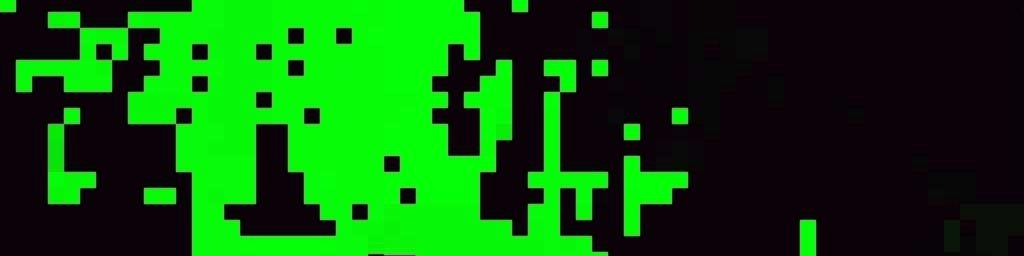

The script that saved this image:
"""General-purpose testLoss script for image-to-image translation.

Once you have trained your model with train.py, you can use this script to testLoss the model.
It will load a saved model from '--checkpoints_dir' and save the results to '--results_dir'.

It first creates model and dataset given the option. It will hard-code some parameters.
It then runs inference for '--num_test' images and save results to an HTML file.

Example (You need to train models first or download pre-trained models from our website):
    Test a CycleGAN model (both sides):
        python testLoss.py --dataroot ./datasets/maps --name maps_cyclegan --model cycle_gan

    Test a CycleGAN model (one side only):
        python testLoss.py --dataroot datasets/horse2zebra/testA --name horse2zebra_pretrained --model testLoss --no_dropout

    The option '--model testLoss' is used for generating CycleGAN results only for one side.
    This option will automatically set '--dataset_mode single', which only loads the images from one set.
    On the contrary, using '--model cycle_gan' requires loading and generating results in both directions,
    which is sometimes unnecessary. The results will be saved at ./results/.
    Use '--results_dir <directory_path_to_save_result>' to specify the results directory.

    Test a pix2pix model:
        python testLoss.py --dataroot ./datasets/facades --name facades_pix2pix --model pix2pix --direction BtoA

See options/base_options.py and options/test_options.py for more testLoss options.
See training and testLoss tips at: https://github.com/junyanz/pytorch-CycleGAN-and-pix2pix/blob/master/docs/tips.md
See frequently asked questions at: https://github.com/junyanz/pytorch-CycleGAN-and-pix2pix/blob/master/docs/qa.md
"""
import os
import time

from options.test_options import TestOptions
from data import create_dataset
from models import create_model
from util.visualizer import save_images
from util import html



try:
    import wandb
except ImportError:
    print('Warning: wandb package cannot be found. The option "--use_wandb" will result in error.')


if __name__ == '__main__':
    opt = TestOptions().parse()  # get testLoss options
    # hard-code some parameters for testLoss
    opt.num_threads = 0   # testLoss code only supports num_threads = 0
    opt.batch_size = 50   # testLoss code only supports batch_size = 1
    opt.serial_batches = True  # disable data shuffling; comment this line if results on randomly chosen images are needed.
    opt.no_flip = True    # no flip; comment this line if results on flipped images are needed.
    opt.display_id = -1   # no visdom display; the testLoss code saves the results to a HTML file.
    dataset = create_dataset(opt)  # create a dataset given opt.dataset_mode and other options
    model = create_model(opt)      # create a model given opt.model and other options
    model.setup(opt)               # regular setup: load and print networks; create schedulers

    # initialize logger
    if opt.use_wandb:
        wandb_run = wandb.init(project=opt.wandb_project_name, name=opt.name, config=opt) if not wandb.run else wandb.run
        wandb_run._label(repo='CycleGAN-and-pix2pix')

    # create a website
    web_dir = os.path.join(opt.results_dir, opt.name, '{}_{}'.format(opt.phase, opt.epoch))  # define the website directory
    if opt.load_iter > 0:  # load_iter is 0 by default
        web_dir = '{:s}_iter{:d}'.format(web_dir, opt.load_iter)
    print('creating web directory', web_dir)
    a = time.time()
    webpage = html.HTML(web_dir, 'Experiment = %s, Phase = %s, Epoch = %s' % (opt.name, opt.phase, opt.epoch))
    # testLoss with eval mode. This only affects layers like batchnorm and dropout.
    # For [pix2pix]: we use batchnorm and dropout in the original pix2pix. You can experiment it with and without eval() mode.
    # For [CycleGAN]: It should not affect CycleGAN as CycleGAN uses instancenorm without dropout.
    if opt.eval:
        model.eval()
    for i, data in enumerate(dataset):
        if i >= opt.num_test:  # only apply our model to opt.num_test images.
            break
        model.set_input(data)  # unpack data from data loader
        model.test()           # run inference
        visuals = model.get_current_visuals()  # get image results
        img_path = model.get_image_paths()     # get image paths
        if i % 1 == 0:  # save images to an HTML file
            print('processing (%04d)-th image... %s' % (i, img_path))
        save_images(webpage, visuals, img_path, aspect_ratio=opt.aspect_ratio, width=opt.display_winsize, use_wandb=opt.use_wandb)
    webpage.save()  # save the HTML
    b = time.time()
    c = b-a
    print('time',c)
